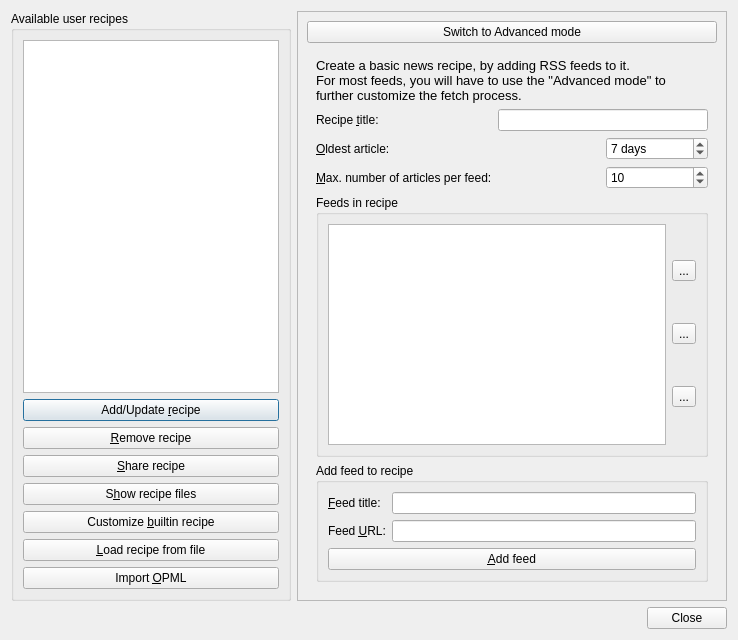
<?xml version="1.0" encoding="UTF-8"?>
<ui version="4.0">
 <class>Dialog</class>
 <widget class="QDialog" name="Dialog">
  <property name="geometry">
   <rect>
    <x>0</x>
    <y>0</y>
    <width>738</width>
    <height>640</height>
   </rect>
  </property>
  <property name="windowTitle">
   <string>Add custom news source</string>
  </property>
  <property name="windowIcon">
   <iconset resource="../../../../resources/images.qrc">
    <normaloff>:/images/user_profile.png</normaloff>:/images/user_profile.png</iconset>
  </property>
  <layout class="QVBoxLayout" name="verticalLayout_4">
   <item>
    <widget class="QScrollArea" name="scrollArea">
     <property name="frameShape">
      <enum>QFrame::NoFrame</enum>
     </property>
     <property name="lineWidth">
      <number>0</number>
     </property>
     <property name="widgetResizable">
      <bool>true</bool>
     </property>
     <widget class="QWidget" name="scrollAreaWidgetContents">
      <property name="geometry">
       <rect>
        <x>0</x>
        <y>0</y>
        <width>726</width>
        <height>595</height>
       </rect>
      </property>
      <layout class="QVBoxLayout" name="verticalLayout_3">
       <property name="margin">
        <number>0</number>
       </property>
       <item>
        <widget class="QWidget" name="central_widget" native="true">
         <property name="minimumSize">
          <size>
           <width>580</width>
           <height>550</height>
          </size>
         </property>
         <layout class="QHBoxLayout" name="horizontalLayout">
          <property name="margin">
           <number>0</number>
          </property>
          <item>
           <widget class="QGroupBox" name="groupBox">
            <property name="sizePolicy">
             <sizepolicy hsizetype="Minimum" vsizetype="Preferred">
              <horstretch>1</horstretch>
              <verstretch>0</verstretch>
             </sizepolicy>
            </property>
            <property name="title">
             <string>Available user recipes</string>
            </property>
            <layout class="QVBoxLayout" name="verticalLayout_2">
             <item>
              <widget class="QListView" name="available_profiles"/>
             </item>
             <item>
              <widget class="QPushButton" name="add_profile_button">
               <property name="text">
                <string>Add/Update &amp;recipe</string>
               </property>
               <property name="icon">
                <iconset resource="../../../../resources/images.qrc">
                 <normaloff>:/images/plus.png</normaloff>:/images/plus.png</iconset>
               </property>
              </widget>
             </item>
             <item>
              <widget class="QPushButton" name="remove_profile_button">
               <property name="text">
                <string>&amp;Remove recipe</string>
               </property>
               <property name="icon">
                <iconset resource="../../../../resources/images.qrc">
                 <normaloff>:/images/list_remove.png</normaloff>:/images/list_remove.png</iconset>
               </property>
              </widget>
             </item>
             <item>
              <widget class="QPushButton" name="share_button">
               <property name="text">
                <string>&amp;Share recipe</string>
               </property>
               <property name="icon">
                <iconset resource="../../../../resources/images.qrc">
                 <normaloff>:/images/forward.png</normaloff>:/images/forward.png</iconset>
               </property>
              </widget>
             </item>
             <item>
              <widget class="QPushButton" name="show_recipe_files_button">
               <property name="text">
                <string>S&amp;how recipe files</string>
               </property>
               <property name="icon">
                <iconset resource="../../../../resources/images.qrc">
                 <normaloff>:/images/document_open.png</normaloff>:/images/document_open.png</iconset>
               </property>
              </widget>
             </item>
             <item>
              <widget class="QPushButton" name="builtin_recipe_button">
               <property name="text">
                <string>Customize &amp;builtin recipe</string>
               </property>
               <property name="icon">
                <iconset resource="../../../../resources/images.qrc">
                 <normaloff>:/images/news.png</normaloff>:/images/news.png</iconset>
               </property>
              </widget>
             </item>
             <item>
              <widget class="QPushButton" name="load_button">
               <property name="text">
                <string>&amp;Load recipe from file</string>
               </property>
               <property name="icon">
                <iconset resource="../../../../resources/images.qrc">
                 <normaloff>:/images/chapters.png</normaloff>:/images/chapters.png</iconset>
               </property>
              </widget>
             </item>
             <item>
              <widget class="QPushButton" name="opml_button">
               <property name="toolTip">
                <string>Import a collection of RSS feeds in OPML format
Many RSS readers can export their subscribed RSS feeds
in OPML format</string>
               </property>
               <property name="text">
                <string>Import &amp;OPML</string>
               </property>
               <property name="icon">
                <iconset resource="../../../../resources/images.qrc">
                 <normaloff>:/images/mimetypes/opml.png</normaloff>:/images/mimetypes/opml.png</iconset>
               </property>
              </widget>
             </item>
            </layout>
           </widget>
          </item>
          <item>
           <widget class="QFrame" name="frame">
            <property name="sizePolicy">
             <sizepolicy hsizetype="Preferred" vsizetype="Preferred">
              <horstretch>10</horstretch>
              <verstretch>0</verstretch>
             </sizepolicy>
            </property>
            <property name="frameShape">
             <enum>QFrame::StyledPanel</enum>
            </property>
            <property name="frameShadow">
             <enum>QFrame::Raised</enum>
            </property>
            <layout class="QVBoxLayout" name="verticalLayout">
             <item>
              <widget class="QPushButton" name="toggle_mode_button">
               <property name="text">
                <string>Switch to Advanced mode</string>
               </property>
              </widget>
             </item>
             <item>
              <widget class="QStackedWidget" name="stacks">
               <property name="currentIndex">
                <number>0</number>
               </property>
               <widget class="QWidget" name="page">
                <layout class="QVBoxLayout" name="verticalLayout_5">
                 <item>
                  <widget class="QLabel" name="label">
                   <property name="text">
                    <string>&lt;html&gt;&lt;head&gt;&lt;meta name=&quot;qrichtext&quot; content=&quot;1&quot; /&gt;&lt;style type=&quot;text/css&quot;&gt;
p, li { white-space: pre-wrap; }
&lt;/style&gt;&lt;/head&gt;&lt;body style=&quot; font-family:'DejaVu Sans'; font-size:10pt; font-weight:400; font-style:normal;&quot;&gt;
&lt;p style=&quot; margin-top:12px; margin-bottom:12px; margin-left:0px; margin-right:0px; -qt-block-indent:0; text-indent:0px;&quot;&gt;Create a basic news recipe, by adding RSS feeds to it. &lt;br /&gt;For most feeds, you will have to use the &quot;Advanced mode&quot; to further customize the fetch process.&lt;/p&gt;&lt;/body&gt;&lt;/html&gt;</string>
                   </property>
                   <property name="textFormat">
                    <enum>Qt::RichText</enum>
                   </property>
                   <property name="wordWrap">
                    <bool>true</bool>
                   </property>
                  </widget>
                 </item>
                 <item>
                  <layout class="QGridLayout">
                   <item row="0" column="0">
                    <widget class="QLabel" name="label_2">
                     <property name="text">
                      <string>Recipe &amp;title:</string>
                     </property>
                     <property name="buddy">
                      <cstring>profile_title</cstring>
                     </property>
                    </widget>
                   </item>
                   <item row="0" column="1" colspan="2">
                    <widget class="EnLineEdit" name="profile_title">
                     <property name="font">
                      <font>
                       <weight>75</weight>
                       <bold>true</bold>
                      </font>
                     </property>
                    </widget>
                   </item>
                   <item row="2" column="0">
                    <widget class="QLabel" name="label_6">
                     <property name="text">
                      <string>&amp;Oldest article:</string>
                     </property>
                     <property name="buddy">
                      <cstring>oldest_article</cstring>
                     </property>
                    </widget>
                   </item>
                   <item row="2" column="2">
                    <widget class="QSpinBox" name="oldest_article">
                     <property name="toolTip">
                      <string>The oldest article to download</string>
                     </property>
                     <property name="suffix">
                      <string> days</string>
                     </property>
                     <property name="minimum">
                      <number>1</number>
                     </property>
                     <property name="maximum">
                      <number>36500</number>
                     </property>
                     <property name="value">
                      <number>7</number>
                     </property>
                    </widget>
                   </item>
                   <item row="3" column="0">
                    <widget class="QLabel" name="label_7">
                     <property name="text">
                      <string>&amp;Max. number of articles per feed:</string>
                     </property>
                     <property name="buddy">
                      <cstring>max_articles</cstring>
                     </property>
                    </widget>
                   </item>
                   <item row="3" column="2">
                    <widget class="QSpinBox" name="max_articles">
                     <property name="toolTip">
                      <string>Maximum number of articles to download per feed.</string>
                     </property>
                     <property name="minimum">
                      <number>5</number>
                     </property>
                     <property name="maximum">
                      <number>100</number>
                     </property>
                     <property name="value">
                      <number>10</number>
                     </property>
                    </widget>
                   </item>
                  </layout>
                 </item>
                 <item>
                  <widget class="QGroupBox" name="groupBox_2">
                   <property name="sizePolicy">
                    <sizepolicy hsizetype="Preferred" vsizetype="Preferred">
                     <horstretch>100</horstretch>
                     <verstretch>0</verstretch>
                    </sizepolicy>
                   </property>
                   <property name="title">
                    <string>Feeds in recipe</string>
                   </property>
                   <layout class="QHBoxLayout">
                    <item>
                     <widget class="BasicList" name="added_feeds">
                      <property name="sizePolicy">
                       <sizepolicy hsizetype="Expanding" vsizetype="Expanding">
                        <horstretch>100</horstretch>
                        <verstretch>0</verstretch>
                       </sizepolicy>
                      </property>
                      <property name="selectionMode">
                       <enum>QAbstractItemView::MultiSelection</enum>
                      </property>
                     </widget>
                    </item>
                    <item>
                     <layout class="QVBoxLayout">
                      <item>
                       <widget class="QToolButton" name="up_button">
                        <property name="text">
                         <string>...</string>
                        </property>
                        <property name="icon">
                         <iconset resource="../../../../resources/images.qrc">
                          <normaloff>:/images/arrow-up.png</normaloff>:/images/arrow-up.png</iconset>
                        </property>
                       </widget>
                      </item>
                      <item>
                       <widget class="QToolButton" name="remove_feed_button">
                        <property name="toolTip">
                         <string>Remove feed from recipe</string>
                        </property>
                        <property name="text">
                         <string>...</string>
                        </property>
                        <property name="icon">
                         <iconset resource="../../../../resources/images.qrc">
                          <normaloff>:/images/list_remove.png</normaloff>:/images/list_remove.png</iconset>
                        </property>
                       </widget>
                      </item>
                      <item>
                       <widget class="QToolButton" name="down_button">
                        <property name="text">
                         <string>...</string>
                        </property>
                        <property name="icon">
                         <iconset resource="../../../../resources/images.qrc">
                          <normaloff>:/images/arrow-down.png</normaloff>:/images/arrow-down.png</iconset>
                        </property>
                       </widget>
                      </item>
                     </layout>
                    </item>
                   </layout>
                  </widget>
                 </item>
                 <item>
                  <widget class="QGroupBox" name="groupBox_3">
                   <property name="title">
                    <string>Add feed to recipe</string>
                   </property>
                   <layout class="QGridLayout">
                    <item row="0" column="0">
                     <widget class="QLabel" name="label_4">
                      <property name="text">
                       <string>&amp;Feed title:</string>
                      </property>
                      <property name="buddy">
                       <cstring>feed_title</cstring>
                      </property>
                     </widget>
                    </item>
                    <item row="0" column="1">
                     <widget class="EnLineEdit" name="feed_title"/>
                    </item>
                    <item row="1" column="0">
                     <widget class="QLabel" name="label_5">
                      <property name="text">
                       <string>Feed &amp;URL:</string>
                      </property>
                      <property name="buddy">
                       <cstring>feed_url</cstring>
                      </property>
                     </widget>
                    </item>
                    <item row="1" column="1">
                     <widget class="QLineEdit" name="feed_url"/>
                    </item>
                    <item row="2" column="0" colspan="2">
                     <widget class="QPushButton" name="add_feed_button">
                      <property name="toolTip">
                       <string>Add feed to recipe</string>
                      </property>
                      <property name="text">
                       <string>&amp;Add feed</string>
                      </property>
                      <property name="icon">
                       <iconset resource="../../../../resources/images.qrc">
                        <normaloff>:/images/plus.png</normaloff>:/images/plus.png</iconset>
                      </property>
                     </widget>
                    </item>
                   </layout>
                  </widget>
                 </item>
                </layout>
               </widget>
               <widget class="QWidget" name="page_2">
                <layout class="QVBoxLayout">
                 <item>
                  <widget class="QLabel" name="label_8">
                   <property name="text">
                    <string>For help with writing advanced news recipes, please visit &lt;a href=&quot;http://manual.calibre-ebook.com/news.html&quot;&gt;User Recipes&lt;/a&gt;</string>
                   </property>
                   <property name="wordWrap">
                    <bool>true</bool>
                   </property>
                   <property name="openExternalLinks">
                    <bool>true</bool>
                   </property>
                  </widget>
                 </item>
                 <item>
                  <widget class="QGroupBox" name="groupBox_4">
                   <property name="title">
                    <string>Recipe source code (python)</string>
                   </property>
                   <layout class="QVBoxLayout">
                    <item>
                     <widget class="QTextEdit" name="source_code">
                      <property name="sizePolicy">
                       <sizepolicy hsizetype="Expanding" vsizetype="Expanding">
                        <horstretch>100</horstretch>
                        <verstretch>0</verstretch>
                       </sizepolicy>
                      </property>
                      <property name="lineWrapMode">
                       <enum>QTextEdit::NoWrap</enum>
                      </property>
                      <property name="acceptRichText">
                       <bool>false</bool>
                      </property>
                     </widget>
                    </item>
                   </layout>
                  </widget>
                 </item>
                </layout>
               </widget>
              </widget>
             </item>
            </layout>
           </widget>
          </item>
         </layout>
        </widget>
       </item>
      </layout>
     </widget>
    </widget>
   </item>
   <item>
    <widget class="QDialogButtonBox" name="buttonBox">
     <property name="orientation">
      <enum>Qt::Horizontal</enum>
     </property>
     <property name="standardButtons">
      <set>QDialogButtonBox::Close</set>
     </property>
    </widget>
   </item>
  </layout>
 </widget>
 <customwidgets>
  <customwidget>
   <class>BasicList</class>
   <extends>QListWidget</extends>
   <header>calibre/gui2/widgets.h</header>
  </customwidget>
  <customwidget>
   <class>EnLineEdit</class>
   <extends>QLineEdit</extends>
   <header>calibre/gui2/widgets.h</header>
  </customwidget>
 </customwidgets>
 <resources>
  <include location="../../../../resources/images.qrc"/>
 </resources>
 <connections>
  <connection>
   <sender>buttonBox</sender>
   <signal>accepted()</signal>
   <receiver>Dialog</receiver>
   <slot>accept()</slot>
   <hints>
    <hint type="sourcelabel">
     <x>446</x>
     <y>649</y>
    </hint>
    <hint type="destinationlabel">
     <x>0</x>
     <y>632</y>
    </hint>
   </hints>
  </connection>
  <connection>
   <sender>buttonBox</sender>
   <signal>rejected()</signal>
   <receiver>Dialog</receiver>
   <slot>reject()</slot>
   <hints>
    <hint type="sourcelabel">
     <x>175</x>
     <y>643</y>
    </hint>
    <hint type="destinationlabel">
     <x>176</x>
     <y>636</y>
    </hint>
   </hints>
  </connection>
 </connections>
</ui>
